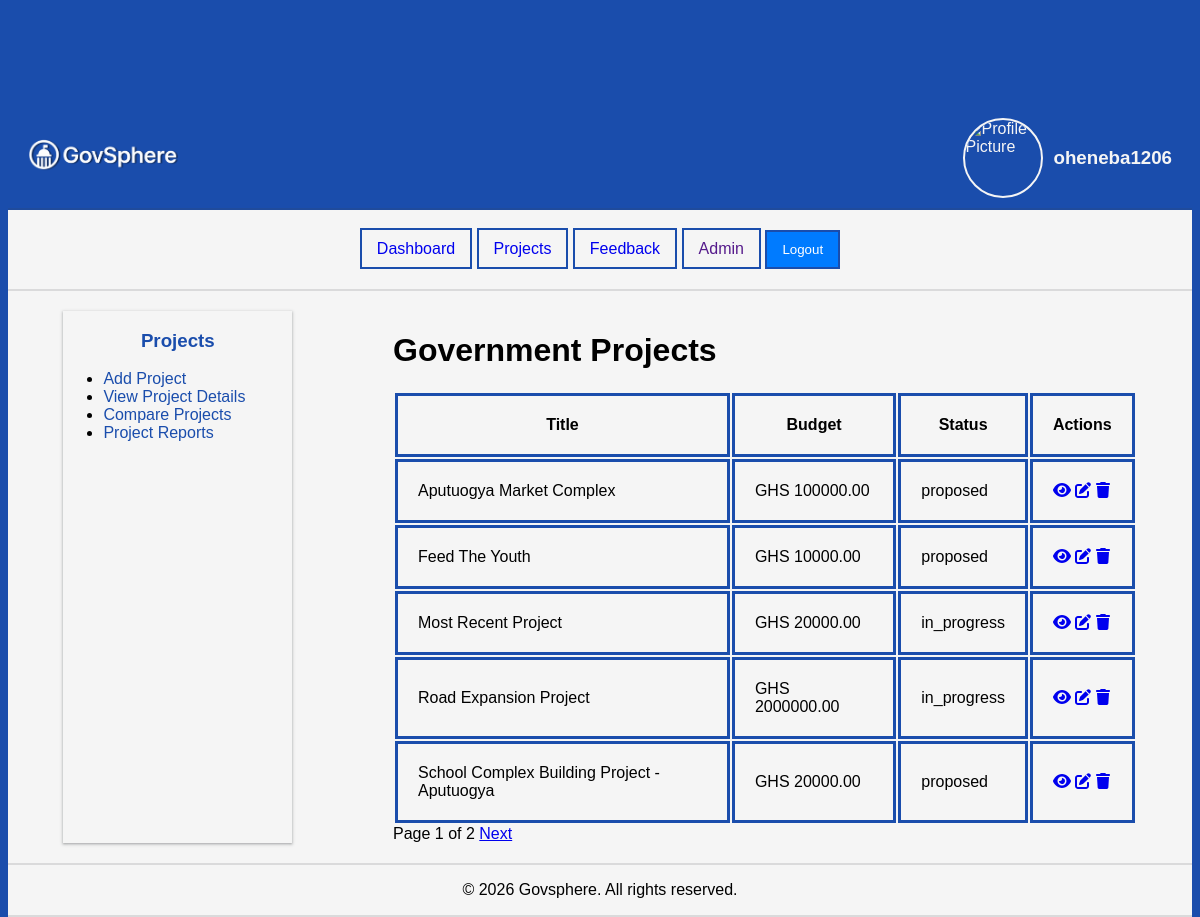
The page /projects/ (signed in) on the database as committed earlier.
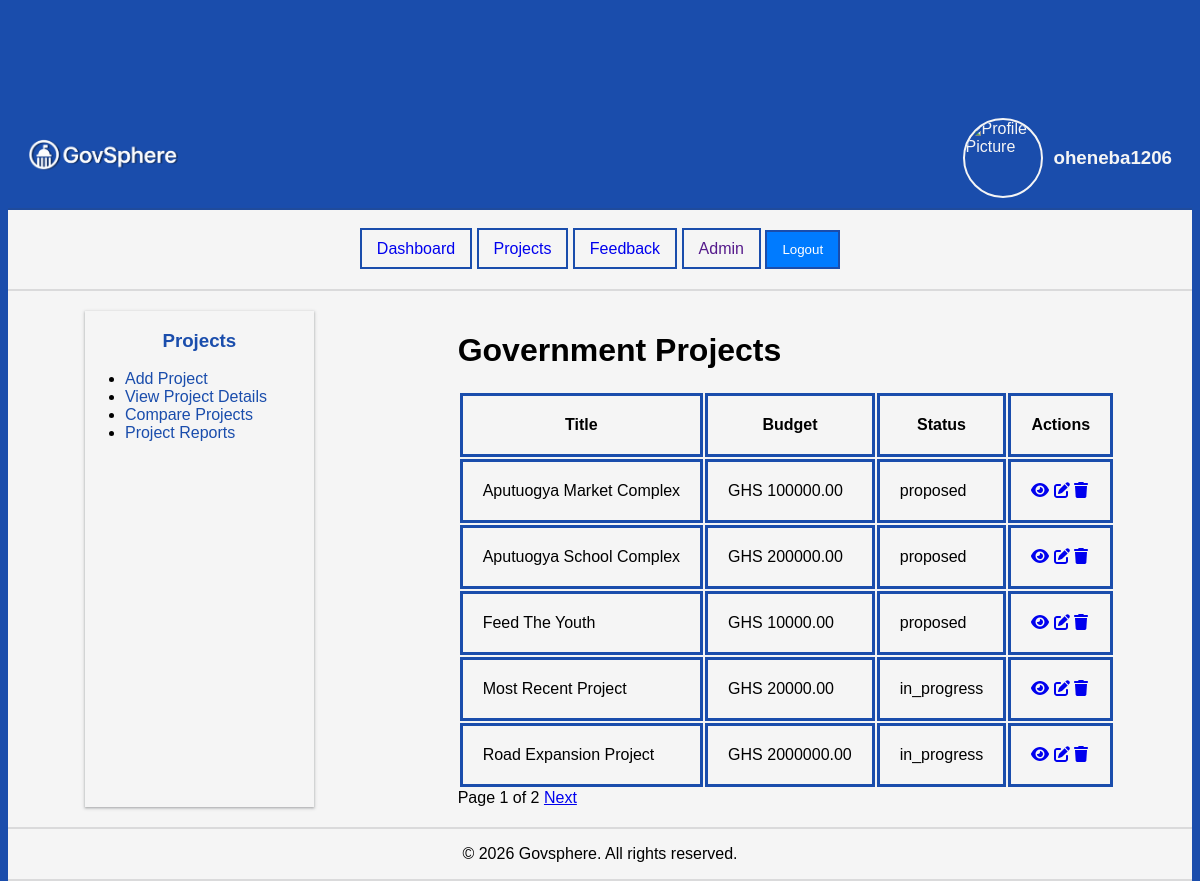
The same page on the database as committed later.
### accounts/models.py (models this page shows, shortened)
class User(AbstractUser):
    ROLE_CHOICES = (
        ('citizen', 'Citizen'),
        ('official', 'Official'),
        ('admin', 'Admin'),
    )
    role = models.CharField(max_length = 20, choices = ROLE_CHOICES, default= 'citizen')

### projects/models.py (models this page shows, shortened)
class Project(models.Model):
    STATUS_CHOICES = (
        ('proposed', 'Pending Approval'),
        ('in_progress', 'In Progress'),
        ('completed', 'Completed'),
    )
    title = models.CharField(max_length=300)
    description = models.TextField()
    budget = models.DecimalField(max_digits=10, decimal_places=2)
    status = models.CharField(max_length=20, choices=STATUS_CHOICES, default='proposed')
    location = models.CharField(max_length=200)
    created_at = models.DateTimeField(auto_now_add=True)
    created_by = models.ForeignKey(settings.AUTH_USER_MODEL, on_delete=models.CASCADE)

### projects/views.py (the view)
# urls.py: path("", views.project_list, name = "project_list"),
@login_required
def project_list(request):
    all_projects =  Project.objects.all().order_by('title')
    paginator = Paginator(all_projects,5)
    page_number = request.GET.get('page',1)
    page_number = int(page_number)
    if page_number < 1:
        page_number = 1
    elif page_number > paginator.num_pages:
        page_number = paginator.num_pages
    page = paginator.page(page_number)
    data = {
        'all_projects': page.object_list,
        'page': page,
    }
    return render(request, "projects/project_list.html", data)

### templates/projects/project_list.html (shortened to what this page needs)
{% extends "defaults/base.html" %}
{% block content %}
<div class="main-container">
    {% block main_nav %}
    <div class="projects-nav">
        <h3>Projects</h3>
        <ul>
            <li>
                <a href="{% url 'add_new_project' %}">Add Project</a>
            </li>
            <li>
                <a href="{% url 'view_project_details' %}">View Project Details</a>
            </li>
            <li>
                <a href="">Compare Projects</a>
            </li>
            <li>
                <a href="">Project Reports</a>
            </li>
        </ul>
    </div>
    {% endblock main_nav %}
    {% block projects_main %}
    <div class="project-list">
        <h1>Government Projects </h1>
        <div class="is-project-list">
            <table>
                <tr>
                    <th>Title</th>
                    <th>Budget</th>
                    <th>Status</th>
                    <th>Actions</th>
                </tr>
                {% for project in all_projects %}
                <tr>
                    <td>{{ project.title }}</td>
                    <td>GHS {{ project.budget }}</td>
                    <td>{{ project.status }}</td>
                    <td>
                        <a href="{% url 'project_detail' project.pk %}"><i class="fa-solid fa-eye"></i></a>
                        <a href="{% url 'edit_project' project.pk %}"><i class="fa-solid fa-pen-to-square"></i></a>
                        <a href="{% url 'delete_project' project.pk %}"><i class="fa-solid fa-trash"></i></a>
                    </td>
                </tr>
                {% empty %}
                <tr>
                    <td colspan="3">No projects available.</td>
                </tr>
                {% endfor %}
            </table>
        </div>
        {% if page.has_other_pages %}
        <div class="pagination">
            <span>
                Page {{page.number}} of {{page.paginator.num_pages}}
            </span>
            {% if page.has_next %}
            <a href="?page={{page.next_page_number}}">Next</a>
            {% endif %}
        </div>
        {% endif %}
    </div>
    {% endblock projects_main %}
</div>
{% endblock content %}

### templates/defaults/base.html (shortened to what this page needs)
<!DOCTYPE html>
<html lang="en">
<head>
    <link rel="stylesheet" href="https://cdnjs.cloudflare.com/ajax/libs/font-awesome/6.5.1/css/all.min.css"
 />
</head>
<body>
    {%include "defaults/nav.html"%}
    <main>
        {%block content%}
        {%endblock content%}
    </main>
    {% include "defaults/footer.html" %}
</body>
</html>

### templates/defaults/nav.html (shortened to what this page needs)
{% load static %}
{% block header %}
<header>
    <div class="logo-container-header">
        <div class="logo-container">
            <img src="{%static 'images/govsphere.png'%}" alt="Govsphere Logo">
        </div>
        <div class="profile-container">
            <div>
                <img src="https://png.pngtree.com/png-vector/20231019/ourmid/pngtree-user-profile-avatar-png-image_10211471.png"
                    alt="Profile Picture">
                <div>
                    <h3>{{user.username}}</h3>
                </div>
            </div>
        </div>
    </div>
    <div class="nav-container">
        <nav>
            <a href="{% url 'dashboard' %}">Dashboard</a>
            <a href="{% url 'project_list' %}">Projects</a>
            <a href="{% url 'feedback' %}">Feedback</a>
            <a href="">Admin</a>
            <form method="post" action="{% url 'logout' %}" style="display:inline;">
                <button type="submit" >
                    Logout
                </button>
            </form>
        </nav>
    </div>
</header>
{% endblock header %}

### templates/defaults/footer.html
<footer style="display:flex; justify-content: center;align-items: center;">
    <div>
            <p>&copy; 2026 Govsphere. All rights reserved.</p>
    </div>
</footer>

### templates/defaults/base.html (style rules this page uses)
*, *::before, *::after { box-sizing: border-box; }
body { font-family: Arial, sans-serif; background-color: #1a4dac; display: flex; flex-direction: column; justify-content: flex-start; align-items: center; height: 100vh; }
.main-container { display: flex; gap: 30px; justify-content: space-around; padding: 20px; }
.projects-nav { width: 20%; box-shadow: rgba(60, 64, 67, 0.3) 0px 1px 2px 0px, rgba(60, 64, 67, 0.15) 0px 1px 3px 1px; }
.projects-nav h3 { text-align: center; color: #1a4dac; }
.projects-nav ul { height: 100%; }
.projects-nav a { text-decoration: none; color: #1a4dac; }
main, header, footer { width: 100%; background-color: whitesmoke; border-bottom: 2px solid rgba(60, 64, 67, 0.15); }
header { margin-top: 100px; }
td, th { border: 3px solid #1a4dac; padding: 20px; }
.project-list, .project-detail { max-width: 65%; }
button { background-color: #007BFF; color: white; border: none; cursor: pointer; transition: background-color 0.3s ease; }

### templates/defaults/nav.html (style rules this page uses)
.logo-container-header { display: flex; justify-content: space-between; align-items: center; padding: 10px 20px; width: 100%; color: whitesmoke; background-color: #1a4dac; border-bottom: 2px solid rgba(60, 64, 67, 0.15); }
.logo-container img { height: 50px; }
.profile-container>div { display: flex; align-items: center; gap: 10px; }
.profile-container img { height: 80px; width: 80px; border: 2px solid whitesmoke; border-radius: 50%; box-sizing: border-box; }
nav a, nav form button { border: 2px solid #1a4dac; padding: 10px 15px; text-decoration: none; }
.nav-container { display: flex; justify-content: center; align-items: center; padding: 20px; }

Rows that differ between the two databases and show on the page:
changed Project: title "School Complex Building Project - Aputuogya" → "Aputuogya School Complex"; budget "20000.00" → "200000.00"; moves up the list
